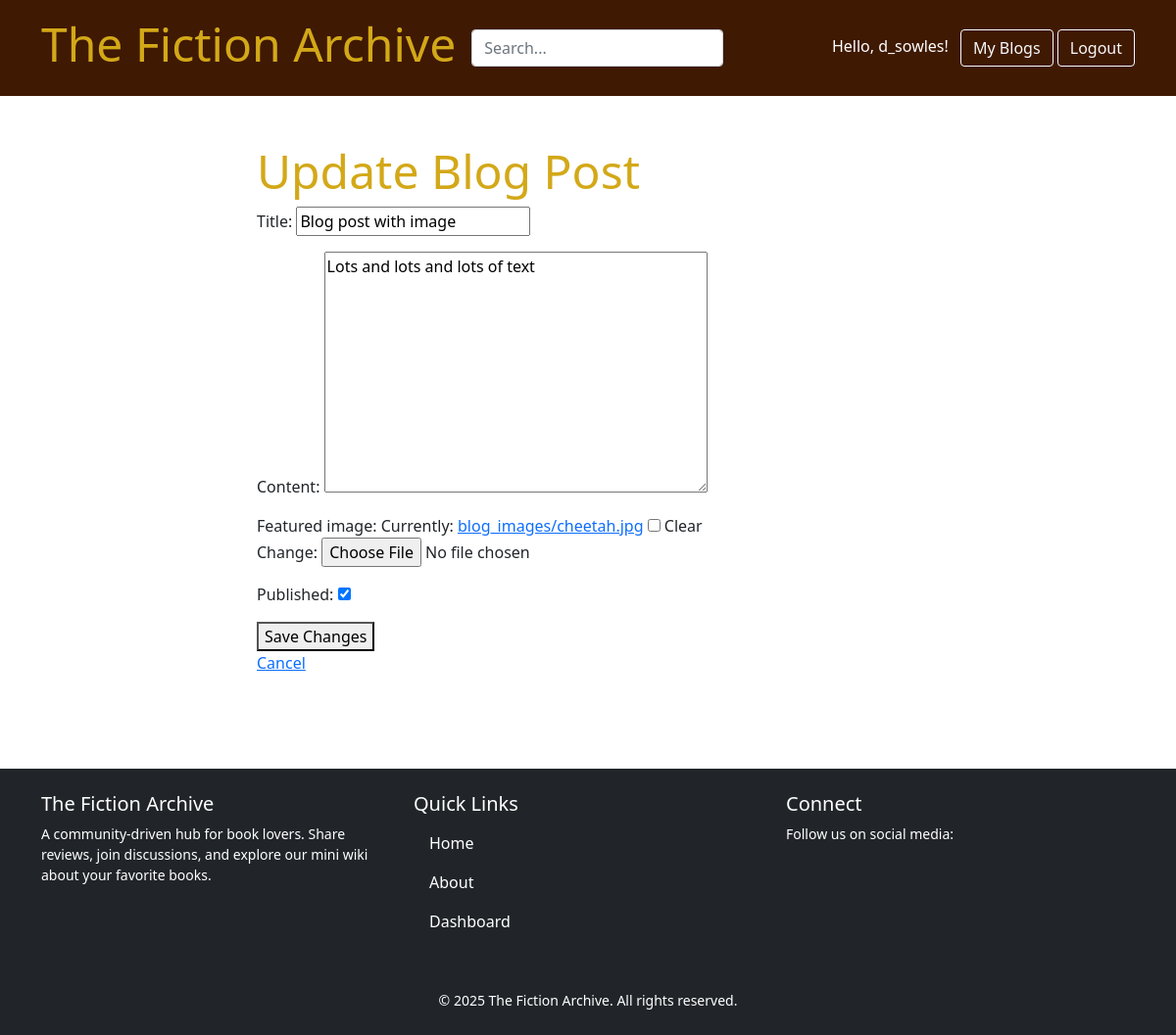
Page /blog/update/blog-post-with-image/ (signed in) on the committed database.
### blog/models.py (models this page shows, shortened)
class Post(models.Model):
    title = models.CharField(max_length=200)
    slug = models.SlugField(unique=True, blank=True)
    content = models.TextField()
    created_at = models.DateTimeField(auto_now_add=True)
    updated_at = models.DateTimeField(auto_now=True)
    published = models.BooleanField(default=True)
    featured_image = models.ImageField(upload_to='blog_images/', blank=True, null=True)
    author = models.ForeignKey(User, on_delete=models.CASCADE, related_name="posts", null=True, blank=True)

### blog/views.py (the view)
# urls.py: path('update/<slug:slug>/', views.update, name='blog-update'),
@login_required
def update(request, slug):
    post = get_object_or_404(Post, slug=slug)
    if request.method == "POST":
        form = PostForm(request.POST, request.FILES, instance=post)
        if form.is_valid():
            form.save()
            return redirect('blog-detail', slug=post.slug)
    else:
        form = PostForm(instance=post)
    return render(request, 'update.html', {'form': form, 'post': post})

### blog/forms.py
class PostForm(forms.ModelForm):
    class Meta:
        model = Post
        fields = ["title", "content", "featured_image", "published"]

### blog/templates/update.html (shortened to what this page needs)
{% extends "base.html" %}
{% load crispy_forms_tags %}
{% block account-controls %}<a href="{% url 'account-dashboard' %}" class="btn btn-outline-light">My Blogs</a>{% endblock %}
{% block content %}
<div class="container py-5" style="max-width: 700px;">
    <h1>Update Blog Post</h1>
    <form method="POST" enctype="multipart/form-data">
        {{ form.as_p }}
        <button type="submit">Save Changes</button>
    </form>
    <a href="{% url 'blog-detail' post.slug %}">Cancel</a>
</div>
{% endblock %}

### templates/base.html (shortened to what this page needs)
<!DOCTYPE html>
<html lang="en">
<head>
    <link href="https://cdn.jsdelivr.net/npm/bootstrap@5.0.2/dist/css/bootstrap.min.css" rel="stylesheet">
    <link rel="stylesheet" href="https://cdnjs.cloudflare.com/ajax/libs/font-awesome/6.7.2/css/all.min.css" />
    {% load static %}
    <link rel="stylesheet" href="{% static 'css/base.css' %}" />
</head>
<body>
    <header class="p-3 bg-dark text-white" id="site-header">
        <div class="container">
          <div class="d-flex flex-wrap align-items-center justify-content-center justify-content-lg-start">
            <a href={% url 'home' %} class="d-flex align-items-center mb-2 mb-lg-0 me-3 text-decoration-none">
                <h1>The Fiction Archive</h1>
            </a>
            <form action="{% url 'blog-search' %}" method="get" class="col-12 col-lg-auto mb-3 mb-lg-0 me-lg-3">
                <input type="search" name="q" class="form-control form-control-dark" placeholder="Search..." aria-label="Search">
            </form>
            <div class="text-end ms-auto">
                {% if user.is_authenticated %}
                    <span class="text-white me-2">Hello, {{ user.username }}!</span>
                {% block account-controls %}{% endblock %}
                    <a href="{% url 'logout' %}" class="btn btn-outline-light">Logout</a>
                {% else %}
                    <a href="{% url 'login' %}" class="btn btn-outline-light me-2">Login</a>
                    <a href="{% url 'register' %}" class="btn btn-warning">Sign-up</a>
                {% endif %}
            </div>
          </div>
        </div>
    </header>
    {% block content %}<h1>No Content</h1>{% endblock %}
<footer class="bg-dark text-white mt-5">
    <div class="container py-4">
        <div class="row">
            <div class="col-md-4 mb-3">
                <h5>The Fiction Archive</h5>
                <p class="small">
                    A community-driven hub for book lovers. Share reviews, join discussions,
                    and explore our mini wiki about your favorite books.
                </p>
            </div>
            <div class="col-md-4 mb-3">
                <h5>Quick Links</h5>
                <ul class="list-unstyled">
                    <li><a href="{% url 'home' %}" class="nav-link text-decoration-none">Home</a></li>
                    <li><a href="{% url 'blog-about' %}" class="nav-link text-decoration-none">About</a></li>
                    <li><a href="{% url 'account-dashboard' %}" class="nav-link text-decoration-none">Dashboard</a></li>
                </ul>
            </div>
          <div class="col-md-4 mb-3">
              <h5>Connect</h5>
              <p class="small mb-1">Follow us on social media:</p>
          </div>
        </div>
        <div class="text-center mt-3">
            <small>&copy; 2025 The Fiction Archive. All rights reserved.</small>
        </div>
    </div>
</footer>
</body>
</html>

### static/css/base.css (style rules this page uses)
#site-header { background-color: rgb(63, 25, 2) !important; }
h1 { font-size: 3rem; color: rgb(211, 168, 24); }
.nav-link { color: white; }

### rows in the picture
Post: title "Blog post with image", content "Lots and lots and lots of text", published "☑"

### other values in the picture
{{ user.username }} "d_sowles"
